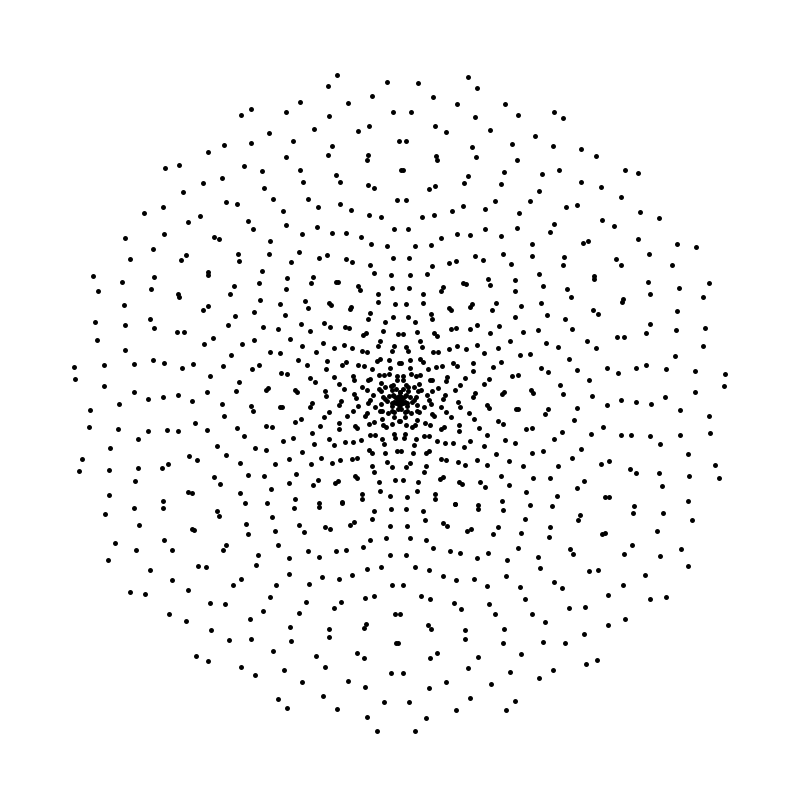
Frame 1 (no input)
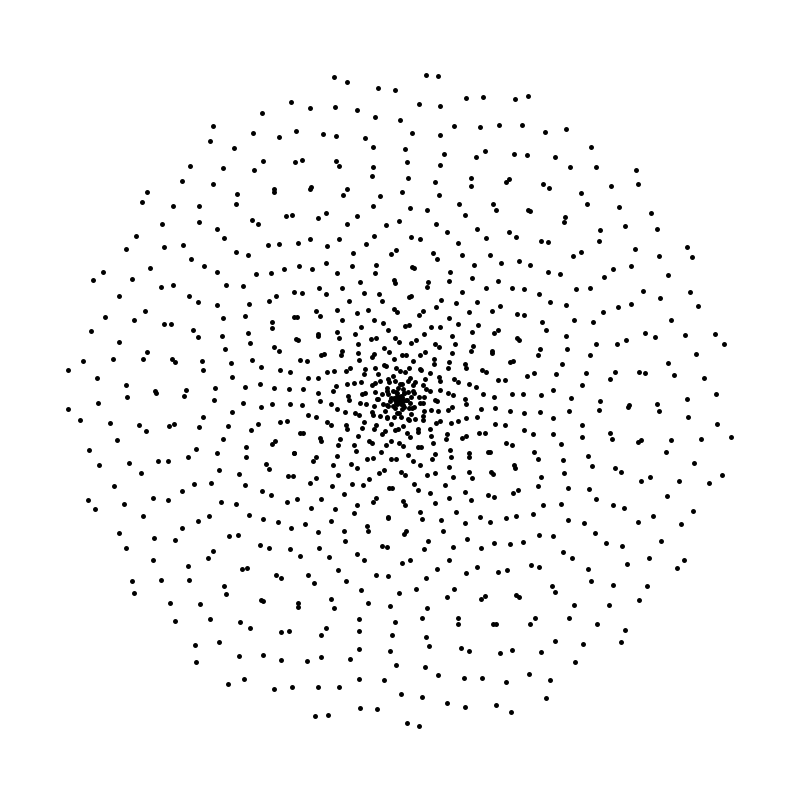
Frame 60 (the mouse pressed at the canvas centre just before this capture)
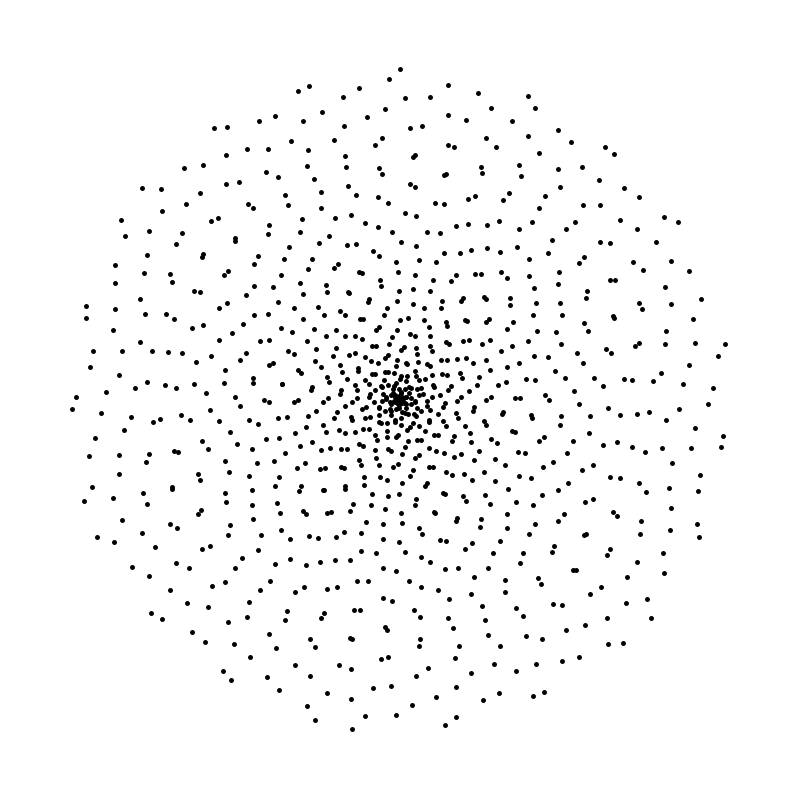
Frame 120 (the mouse held since frame 60 and released just before this capture)

The Processing sketch that drew these frames (run headless with seeded random() and noise(); from frame 60 on, the mouse is pressed at the canvas centre):

// Processing sketch: p_2015_07_14_pointPatterns
// ── p_2015_07_14_pointPatterns.pde
int numPoints = 1000;
PT[] points = new PT[numPoints];

void setup()  {
 size(800,800);
 background(255); 
 strokeWeight( 5 );
 for( int i=-numPoints/2 ; i<numPoints/2 ; i++ )  {
    points[i+numPoints/2] = new PT(i/1.5, i);
  }
}
void draw()  {
  background( 255 );
  translate( width/2, height/2 );
  for ( int i=0 ; i<points.length ; i++ )  {
   points[i].theta+=0.01;
   points[i].draw(); 
  }
}

// ── PT.pde


class PT  {
  float r, theta;
  PT( float r, float theta )  {
    this.r = r;
    this.theta = theta;
  }
  void draw()  {
    point( r*cos(theta), r*sin(theta) );
  }
 
  
}
